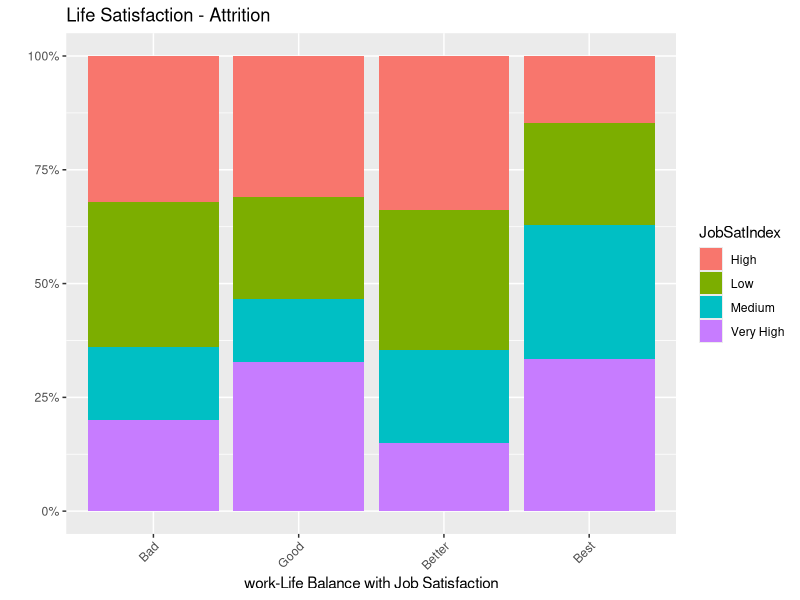
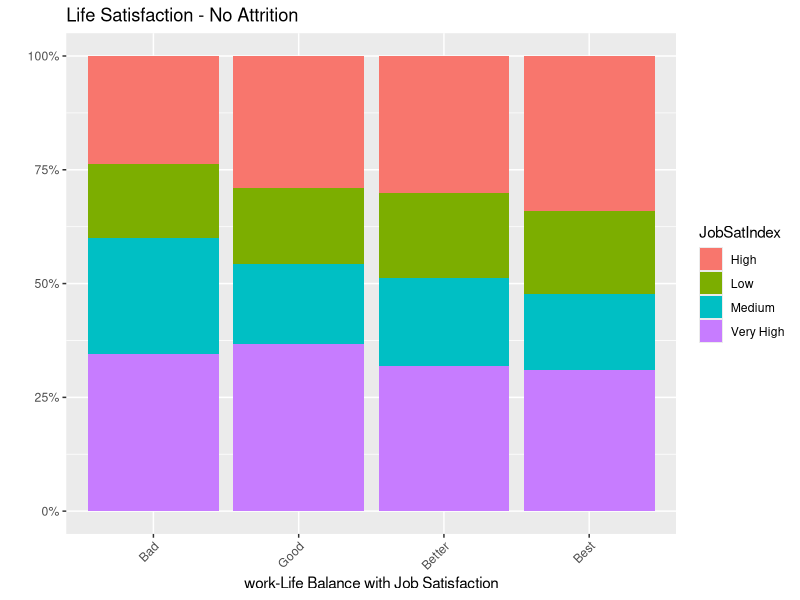
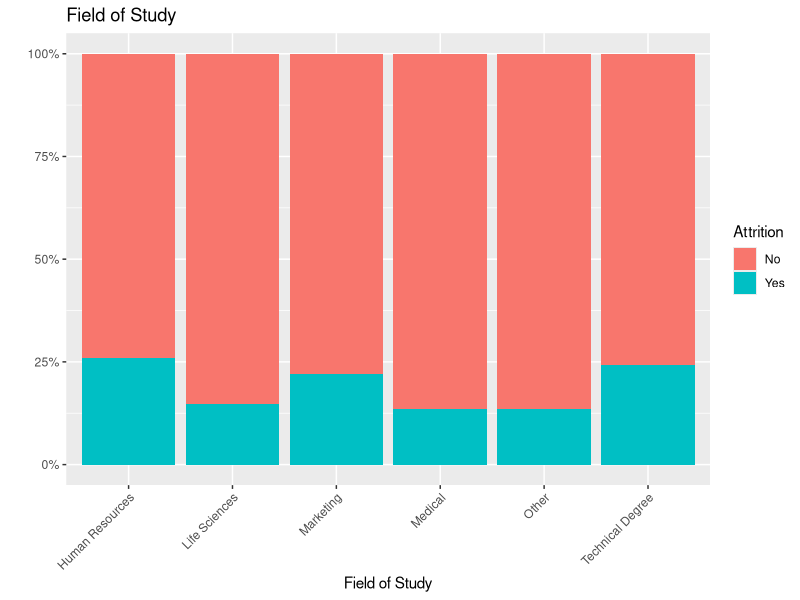
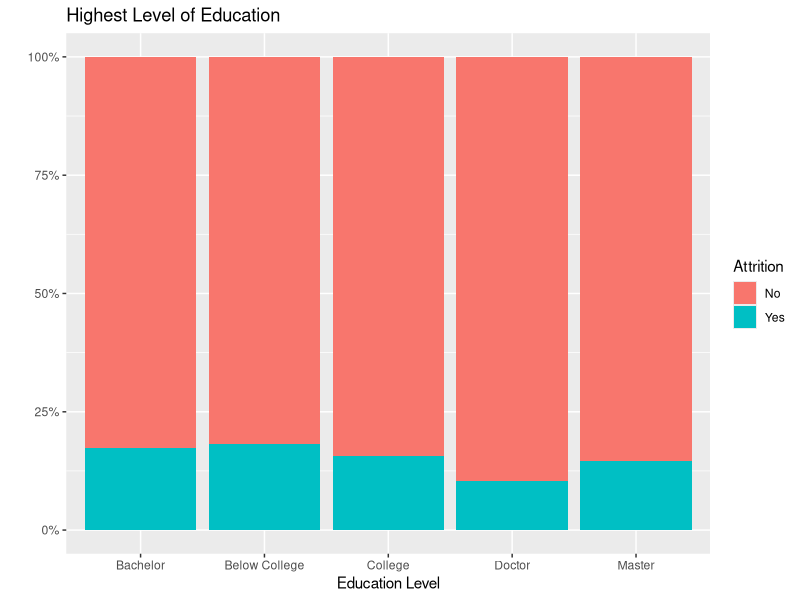
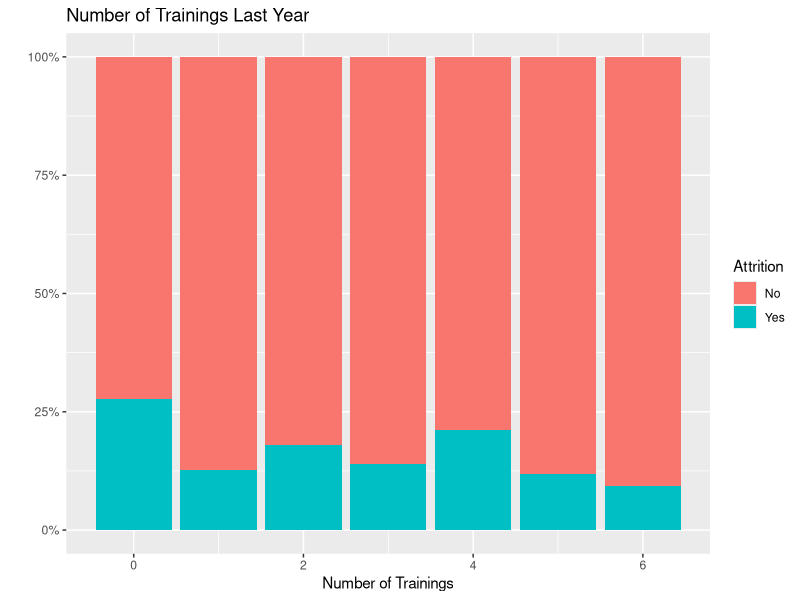
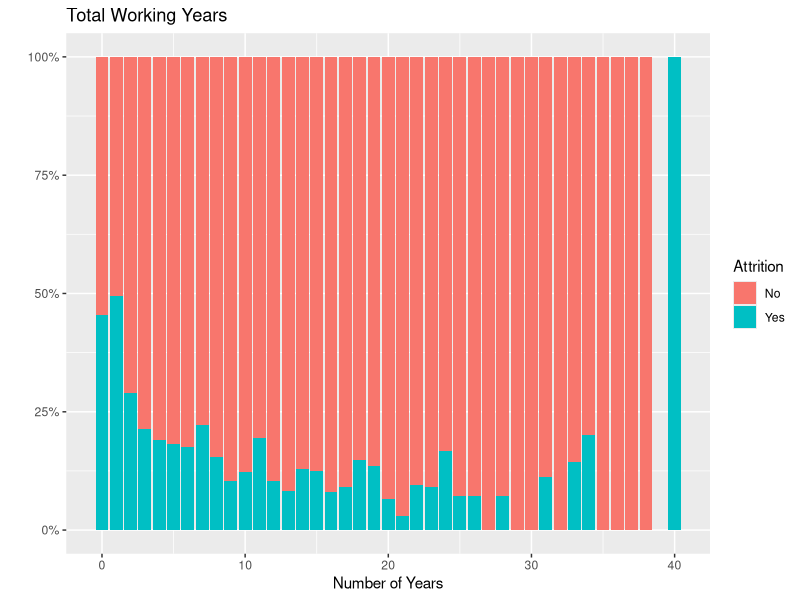
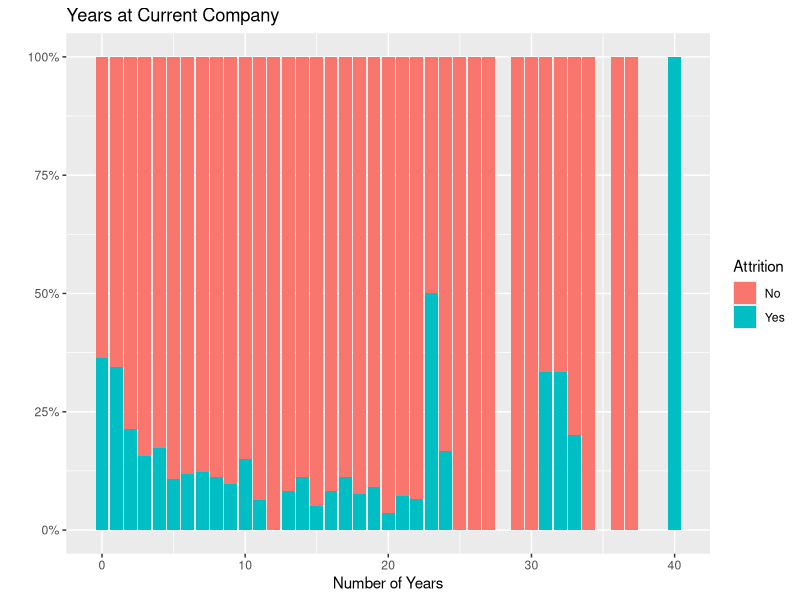
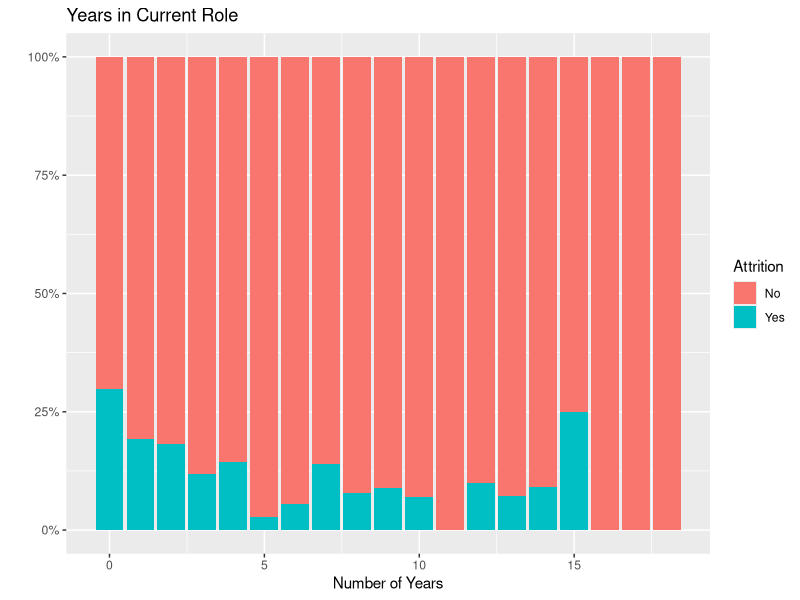

The R script that drew these images, in order:
## ---- chunk 1
knitr::opts_chunk$set(echo = TRUE)
## ---- chunk 2
library(readxl)
library(ggplot2)
## ---- chunk 3
df <- read_excel(path = "Attrition_Data_Clean.xlsx", sheet = "HR-employee-attrition Data")
## ---- chunk 4
#Create a Life Satisfaction data frame with Attrition (Yes), Work Life Balance and Job Satsifaction.
Satisfaction <- subset(df, Attrition=="Yes", select=c(JobSatIndex, WorkLifeFit, Attrition))
head(Satisfaction)

#Create a visual to display.
ggplot(Satisfaction, aes(x = WorkLifeFit, fill = JobSatIndex)) + geom_bar(position = "fill") + labs(title = "Life Satisfaction - Attrition", x = "work-Life Balance with Job Satisfaction", y = "", color = "")+ scale_y_continuous(labels = scales::percent) + theme(axis.text.x = element_text(angle = 45, hjust = 1)) + scale_x_discrete(limits=c("Bad","Good","Better","Best"))


#Create a Life Satisfaction data frame with Attrition (No), Work Life Balance and Job Satsifaction.
SatisfactionN <- subset(df, Attrition=="No", select=c(JobSatIndex, WorkLifeFit, Attrition))
head(SatisfactionN)

#Create a visual to display.
ggplot(SatisfactionN, aes(x = WorkLifeFit, fill = JobSatIndex)) + geom_bar(position = "fill") + labs(title = "Life Satisfaction - No Attrition", x = "work-Life Balance with Job Satisfaction", y = "", color = "")+ scale_y_continuous(labels = scales::percent) + theme(axis.text.x = element_text(angle = 45, hjust = 1)) + scale_x_discrete(limits=c("Bad","Good","Better","Best"))
## ---- chunk 5
#Field of Study
ggplot(df, aes(x = FieldOfStudy, fill = Attrition)) + geom_bar(position = "fill") + labs(title = "Field of Study", x = "Field of Study", y = "", color = "")+ scale_y_continuous(labels = scales::percent) + theme(axis.text.x = element_text(angle = 45, hjust = 1))
## ---- chunk 6
#Highest Level of Education
ggplot(df, aes(x = Education, fill = Attrition)) + geom_bar(position = "fill") + labs(title = "Highest Level of Education", x = "Education Level", y = "", color = "")+ scale_y_continuous(labels = scales::percent)
## ---- chunk 7
#Number of Trainings Last Year
ggplot(df, aes(x = TrainedLstYr, fill = Attrition)) + geom_bar(position = "fill") + labs(title = "Number of Trainings Last Year", x = "Number of Trainings", y = "", color = "")+ scale_y_continuous(labels = scales::percent)
## ---- chunk 8
#Total Working Years
ggplot(df, aes(x = TotWorkExp, fill = Attrition)) + geom_bar(position = "fill") + labs(title = "Total Working Years", x = "Number of Years", y = "", color = "")+ scale_y_continuous(labels = scales::percent)
## ---- chunk 9
#Years at Current Company
ggplot(df, aes(x = YrsAtCompany, fill = Attrition)) + geom_bar(position = "fill") + labs(title = "Years at Current Company", x = "Number of Years", y = "", color = "")+ scale_y_continuous(labels = scales::percent)
## ---- chunk 10
#Years in Current Role
ggplot(df, aes(x = YrsInRole, fill = Attrition)) + geom_bar(position = "fill") + labs(title = "Years in Current Role", x = "Number of Years", y = "", color = "")+ scale_y_continuous(labels = scales::percent)
## ---- chunk 11
#Years Since Last Promotion
ggplot(df, aes(x = LastPromoted, fill = Attrition)) + geom_bar(position = "fill") + labs(title = "Years Since Last Promotion", x = "Number of Years", y = "", color = "")+ scale_y_continuous(labels = scales::percent)
## ---- chunk 12
#Years with Current Manager
ggplot(df, aes(x = YrsWithMgr, fill = Attrition)) + geom_bar(position = "fill") + labs(title = "Years with Current Manager", x = "Number of Years", y = "", color = "")+ scale_y_continuous(labels = scales::percent)
